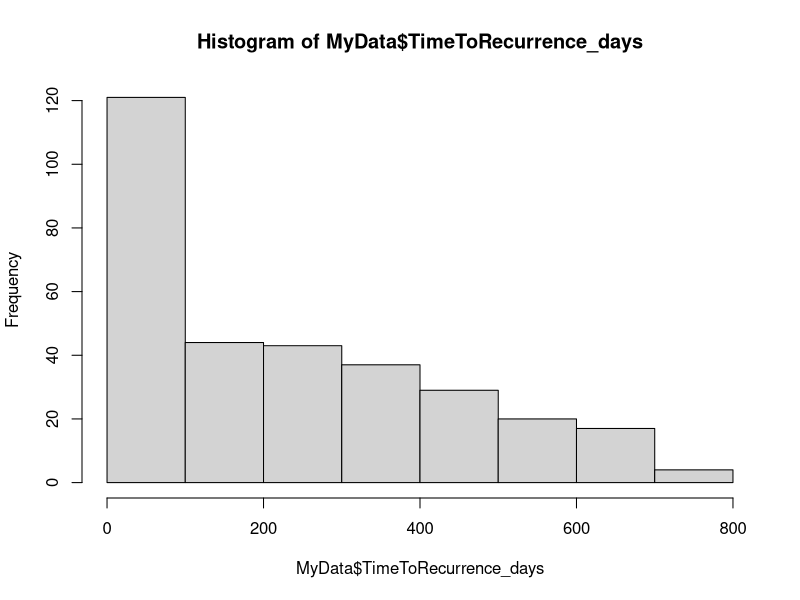
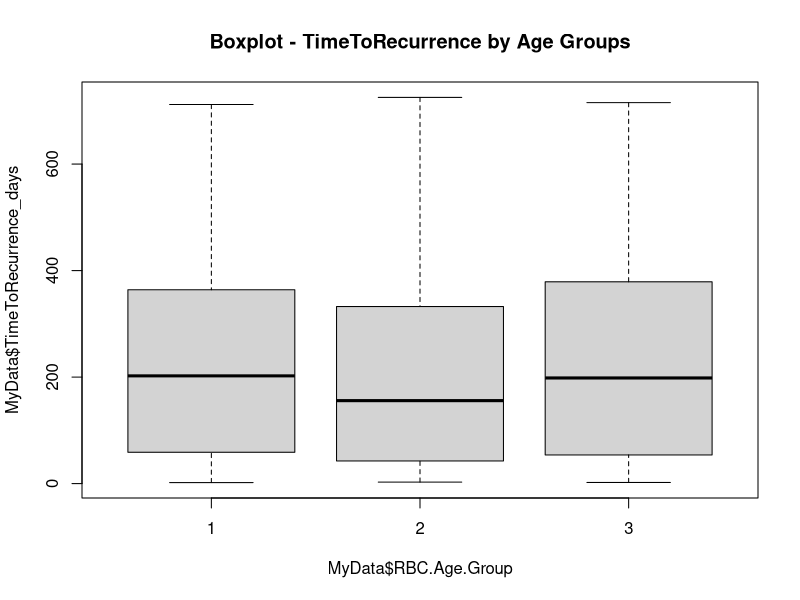
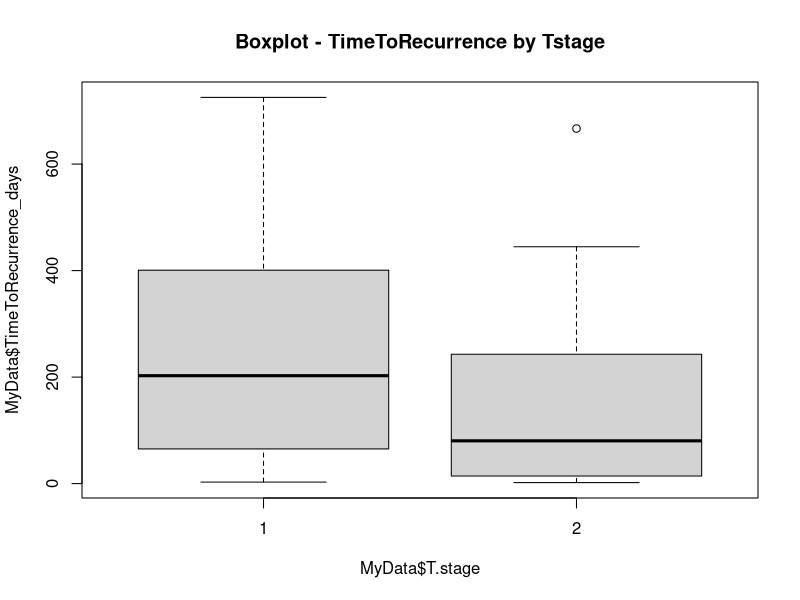
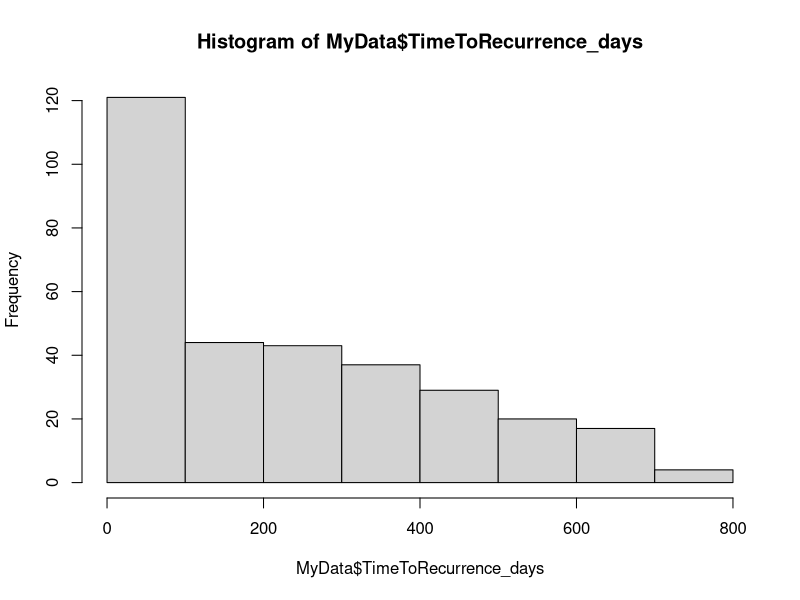
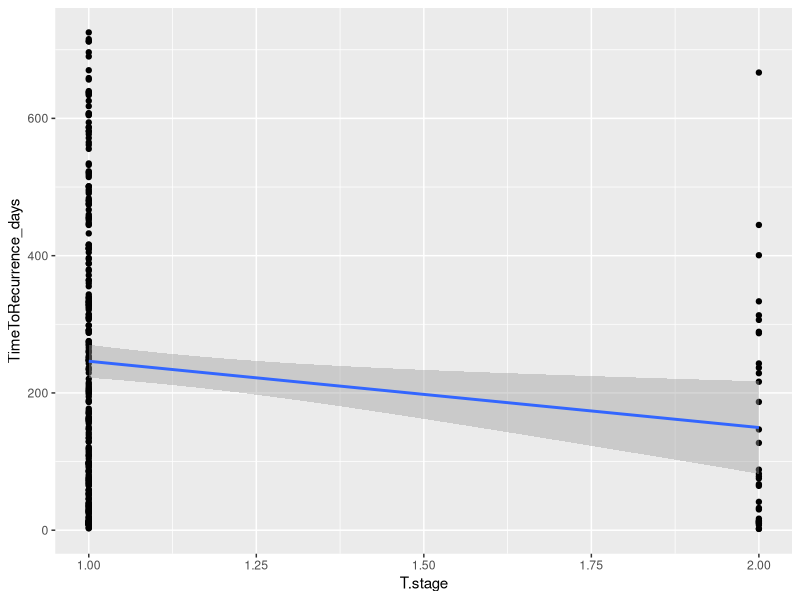

These figures' R source, in order: (Note: this script raises an error after producing the figures.)
#----GROUP 3-------------------------####
# Date:  2024-09-12       
# Author:  The members of GROUP 3: Siren Hovland, Hildegunn Frønningen, Marianne Hannisdal      
# Filename: analyzing_the_data.R    
# Description: Analyzing the data
#               
#               
# Project: Exam
#-------------------------------------------###




# Analyzing the data ----

## Importing data and libraries----
# Importing relevant packages
library(tidyverse)
library(here)


# Reading the file
MyData <- read_delim(here("DATA","tidy_adjust_exam_dataset.txt"))


# Was the time to recurrence different for various `RBC.Age.Group` levels?----

## Calculating max and min values for TimeToRecurrence_days by RBC.Age.Group 
MyData %>%
  select(RBC.Age.Group, TimeToRecurrence_days) %>%
  mutate(TimeToRecurrence_days = as.numeric(TimeToRecurrence_days)) %>%
  group_by(RBC.Age.Group) %>% 
  summarise(min(TimeToRecurrence_days, na.rm = T), max(TimeToRecurrence_days, na.rm = T))


## Calculating the mean value for TimeToRecurrence_days by RBC.Age.Group 
MyData %>% 
  group_by(RBC.Age.Group) %>% 
  summarise(mean(TimeToRecurrence_days, na.rm = T))


# Normal distribution or not by using histogram?

hist(MyData$TimeToRecurrence_days)
dev.copy(png,filename="RESULTS/histogram.png"); #Saving the displayed plot
dev.off ();

# The TimeToRecurrence is not normaly distributed so T test is not relevant. 

# Drawing a boxplot 

boxplot((MyData$TimeToRecurrence_days ~ MyData$RBC.Age.Group), na.rm = T, main="Boxplot - TimeToRecurrence by Age Groups")


# Anova. Might work even if the data are not normally distributed 

ANOVAresult <-
  
  MyData %>% 
  
  mutate(TimeToRecurrence_days = log(TimeToRecurrence_days)) %>%
  
  aov(TimeToRecurrence_days~RBC.Age.Group, data = .)

ANOVAresult %>%
  
  summary()

# The P-value (Pr(>F))= 0.755. Not a statistically significant difference but a numeric difference. 

# using the Kruskal-Wallis Test 

kruskal.test(TimeToRecurrence_days~RBC.Age.Group, data = MyData)
# a P-value og 0,592 is not significant.
# there is a numerical value that is not statistically significant. 


# Was the time to recurrence different for various `T.Stage` levels?

TimeToRec_strat_by_Tstage <- MyData %>% 
  group_by(T.stage) %>% 
  summarise(
    max_TimeToRec = max(TimeToRecurrence_days, na.rm = T),
    min_TimeToRec = min(TimeToRecurrence_days, na.rm = T),
    mean_TimeToRec = mean(TimeToRecurrence_days, na.rm = T),
    std_dev_TimeToRec = sd(TimeToRecurrence_days, na.rm = T)
  )

TimeToRec_strat_by_Tstage

# The mean time to recurrence was clealy different between the two T-stage groups.
# For patients with T-stage 1 the mean time to recurrence was 246 (Std.dev 204) days. 
# For patients with T-Stage 2 the mean time to recurrence was only 150 (std.dev 159) days.  
# The differende can altso be wiaualised by a boxplot 
boxplot((MyData$TimeToRecurrence_days ~ MyData$T.stage), na.rm = T, main="Boxplot - TimeToRecurrence by Tstage")

dev.copy(png, filename = "RESULTS/Boxplot_TimeToRecurrence_by_Tstage.png")
# Saving the displayed plot
dev.off()


# histogram only shows that the time to recurrence is not noramlly distributed, 
# it does not tell if the two different groups are normally distibuted. 
hist(MyData$TimeToRecurrence_days) 

# using the Kruskal-Wallis Test 
kruskal.test(TimeToRecurrence_days~T.stage, data = MyData)
# a P-value of 0,0048 is clearly statisticlly significant. 

# -Only for persons with `T.Stage == 1`

TimeToRec_strat_by_Tstage_1 <- MyData %>% 
  filter(T.stage == 1) %>%
  group_by(T.stage) %>% 
  summarise(
    max_TimeToRec = max(TimeToRecurrence_days, na.rm = T),
    min_TimeToRec = min(TimeToRecurrence_days, na.rm = T),
    mean_TimeToRec = mean(TimeToRecurrence_days, na.rm = T),
    std_dev_TimeToRec = sd(TimeToRecurrence_days, na.rm = T)
  )

# TimeToRec_strat_by_Tstage_1


#- Only for persons with `Median.RBC.Age == 25`

TimeToRec_strat_by_Median.RBC.Age <- MyData %>% 
  filter(Median.RBC.Age == 25) %>%
  group_by(T.stage) %>% 
  summarise(
    max_TimeToRec = max(TimeToRecurrence_days, na.rm = T),
    min_TimeToRec = min(TimeToRecurrence_days, na.rm = T),
    mean_TimeToRec = mean(TimeToRecurrence_days, na.rm = T),
    std_dev_TimeToRec = sd(TimeToRecurrence_days, na.rm = T)
  )

TimeToRec_strat_by_Median.RBC.Age


#- Only for persons with `TimeToReccurence` later than 4 weeks
# skriver dager fordi vi har fjernet variabelen som viser

TimeToRec_strat_by_later_than_4_Weeks <- MyData %>% 
  filter(TimeToRecurrence_days >= 28) %>%
  group_by(T.stage) %>% 
  summarise(
    max_TimeToRec = max(TimeToRecurrence_days, na.rm = T),
    min_TimeToRec = min(TimeToRecurrence_days, na.rm = T),
    mean_TimeToRec = mean(TimeToRecurrence_days, na.rm = T),
    std_dev_TimeToRec = sd(TimeToRecurrence_days, na.rm = T)
  )

TimeToRec_strat_by_later_than_4_Weeks

#- Only for persons recruited in `Hosp1` and `Tvol == 2`

TimeToRec_for_Hosp1_Tvol_2  <- MyData %>% 
  filter(Hospital == "Hosp1") %>%
  group_by(T.stage) %>% 
  summarise(
    max_TimeToRec = max(TimeToRecurrence_days, na.rm = T),
    min_TimeToRec = min(TimeToRecurrence_days, na.rm = T),
    mean_TimeToRec = mean(TimeToRecurrence_days, na.rm = T),
    std_dev_TimeToRec = sd(TimeToRecurrence_days, na.rm = T)
  )
TimeToRec_for_Hosp1_Tvol_2


# Illustarted by ggplots

MyData %>% 
  ggplot(aes(x = T.stage, y = TimeToRecurrence_days)) +
  geom_point() + 
  geom_smooth(method = "lm")  

# Calculate correlation and handle NA values by excluding them
correlation <- cor(MyData$TimeToRecurrence_days, MyData$T.stage, use = "complete.obs")
print(correlation) # Calculated value -0.1517019. 

#Time to recurrence is 15 % longer in those with T stage 1 than T stage 2.  


## Did having `AdjRadTherapy` affected time to recurrence? ----

# Exploring: See unique values in the AdjRadTherapy column
unique_values <- unique(MyData$AdjRadTherapy)
print(unique_values) # only 0 and 1

# Count the frequency of each value in the AdjRadTherapy column
frequency_table <- table(MyData$AdjRadTherapy)
print(frequency_table) # AdjRadTherapy==1 only occured once, rest was 0

# Calculate mean time to recurrence for both groups
mean_time_to_recurrence <- MyData %>%
  group_by(AdjRadTherapy) %>%
  summarise(
    MeanTimeToRecurrence = mean(TimeToRecurrence_days, na.rm = TRUE),
    .groups = 'drop'
  )

# Print the results
print(mean_time_to_recurrence)

# Subset data for t-test
time_recurrence_0 <- MyData %>%
  filter(AdjRadTherapy == 0) %>%
  pull(TimeToRecurrence_days)

time_recurrence_1 <- MyData %>%
  filter(AdjRadTherapy == 1) %>%
  pull(TimeToRecurrence_days)

# Perform two-sided t-test
t_test_result <- t.test(time_recurrence_1, time_recurrence_0, alternative = "two.sided", na.rm = TRUE) 
# Error in t.test.default(time_recurrence_1, time_recurrence_0, alternative = "two.sided",  : not enough 'x' observations

# Perform one-sided t-test to see if the mean time to recurrence is greater for AdjRadTherapy == 1
t_test_result <- t.test(time_recurrence_1, time_recurrence_0, alternative = "greater", na.rm = TRUE)
# Error: not enough 'x' observations

# Print the results of the t-test
print(t_test_result) #No result due to error

# What about AnyAdjTherapy in stead of AdjRadTherapy?

# Count the frequency of each value
frequency_table <- table(MyData$AnyAdjTherapy)
print(frequency_table) #7 observations of 1, rest 0

# Assuming AnyAdjTherapy is also a binary indicator (0 and 1)
mean_time_to_recurrence_anyadj <- MyData %>%
  group_by(AnyAdjTherapy) %>%
  summarise(
    MeanTimeToRecurrence = mean(TimeToRecurrence_days, na.rm = TRUE),
    .groups = 'drop'
  )

# Print the results
print(mean_time_to_recurrence_anyadj)

# Subset data for t-test
time_recurrence_any_0 <- MyData %>%
  filter(AnyAdjTherapy == 0) %>%
  pull(TimeToRecurrence_days)

time_recurrence_any_1 <- MyData %>%
  filter(AnyAdjTherapy == 1) %>%
  pull(TimeToRecurrence_days)

# Perform one-sided t-test to see if the mean time to recurrence is greater for AnyAdjTherapy == 1
t_test_result_any <- t.test(time_recurrence_any_1, time_recurrence_any_0, alternative = "greater", na.rm = TRUE)

# Print the results of the t-test
print(t_test_result_any) #p-value = 0.7421 No significant difference in mean due to power



# - Did those that had recurrence had also larger `TVol` values than those without recurrence? ----

# Count the frequency of each value
frequency_table <- table(MyData$TVol)
print(frequency_table) # Tvol 1 counted 64, Tvol 2 counted 153, Tvol 1 counted 93


MyData %>%
  count (Recurrence, T.stage)

# Create a table of counts for 'Tvol' and 'Recurrence'
table_result <- table(MyData$TVol, MyData$Recurrence)

# View the result
print(table_result)


